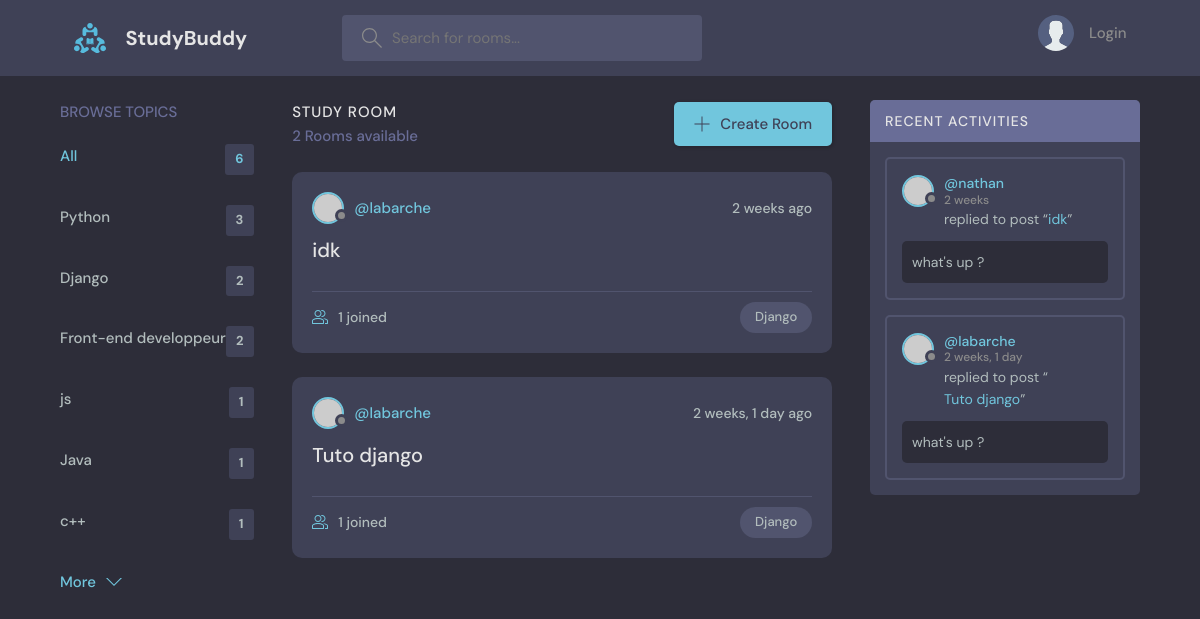
Screenshot of /?q=Django with the database file from the repository.
### base/models.py (models this page shows, shortened)
class Topic(models.Model):
    name = models.CharField(max_length=200)

class Room(models.Model):
    host = models.ForeignKey(User, on_delete=models.SET_NULL, null=True)
    topic = models.ForeignKey(Topic, on_delete=models.SET_NULL, null=True)
    name = models.CharField(max_length=200)
    description = models.TextField(blank=True, null=True)
    participants = models.ManyToManyField(User, related_name='participants', blank=True)
    updated = models.DateTimeField(auto_now=True)
    created = models.DateTimeField(auto_now_add=True)
    class Meta :
        ordering = ['-created', '-updated']
    def __str__(self):
        return self.name

class Message(models.Model):
    user = models.ForeignKey(User, on_delete=models.CASCADE)
    room = models.ForeignKey(Room, on_delete=models.CASCADE)
    body = models.TextField()
    updated = models.DateTimeField(auto_now=True)
    created = models.DateTimeField(auto_now_add=True)
    class Meta :
        ordering = ['-created', '-updated']

### base/views.py (the view)
# urls.py: path("", views.home, name="home"),
def home(request):
    q = request.GET.get("q") if request.GET.get("q") != None else ""
    rooms = Room.objects.filter(
        Q(topic__name__icontains=q) |
        Q(name__icontains=q) |
        Q(description__icontains=q)
    )
    topics = Topic.objects.all()
    room_count = rooms.count()
    room_messages = Message.objects.filter(Q(room__topic__name__icontains=q) | Q(room__description__icontains=q))
    context = {"rooms": rooms, "topics": topics,
               "room_count": room_count, "room_messages": room_messages}
    return render(request, "base/home.html", context)

### base/templates/base/home.html (shortened to what this page needs)
{% extends 'main.html'%}
{%block content%}
    <main class="layout layout--3">
      <div class="container">
        {% include 'base/topics_component.html'%}
        <div class="roomList">
          <div class="roomList__header">
            <div>
              <h2>Study Room</h2>
              <p>{{ room_count }} Rooms available</p>
            </div>
            <a class="btn btn--main" href="{%url 'create-room'%}">
              <svg version="1.1" xmlns="http://www.w3.org/2000/svg" width="32" height="32" viewBox="0 0 32 32">
                <title>add</title>
                <path
                  d="M16.943 0.943h-1.885v14.115h-14.115v1.885h14.115v14.115h1.885v-14.115h14.115v-1.885h-14.115v-14.115z"
                ></path>
              </svg>
              Create Room
            </a>
          </div>
          {% include 'base/feed_component.html'%}
        </div>
        {%include 'base/activity_component.html'%}
      </div>
    </main>
{%endblock%}

### base/templates/base/topics_component.html
<div class="topics">
  <div class="topics__header">
    <h2>Browse Topics</h2>
  </div>
  <ul class="topics__list">
    <li>
      <a href="{%url 'home'%}" class="active">All <span>{{topics.count}}</span></a>
    </li>
    {% for topic in topics %}
    <li>
      <a href="{% url 'home' %}?q={{ topic.name }}">{{topic.name}} <span>{{topic.room_set.all.count}}</span></a>
    </li>
    {% endfor %}
  </ul>
  <a class="btn btn--link" href="topics.html">
    More
    <svg version="1.1" xmlns="http://www.w3.org/2000/svg" width="32" height="32" viewBox="0 0 32 32">
      <title>chevron-down</title>
      <path d="M16 21l-13-13h-3l16 16 16-16h-3l-13 13z"></path>
    </svg>
  </a>
</div>

### base/templates/base/feed_component.html (shortened to what this page needs)
{% for room in rooms %}
  <div class="roomListRoom">
    <div class="roomListRoom__header">
      <a href="{%url 'user-profile' room.host.id %}" class="roomListRoom__author">
        <div class="avatar avatar--small">
          <img src="https://randomuser.me/api/portraits/women/11.jpg" />
        </div>
        <span>@{{room.host.username}}</span>
      </a>
      <div class="roomListRoom__actions">
        <span>{{room.created|timesince}} ago</span>
      </div>
    </div>
    <div class="roomListRoom__content">
      <a href="{% url 'room' room.id %}">{{room.name}}</a>
    </div>
    <div class="roomListRoom__meta">
      <a href="{% url 'room' room.id %}" class="roomListRoom__joined">
        {{room.participants.all.count}} joined
      </a>
      <p class="roomListRoom__topic">{{room.topic.name}}</p>
    </div>
  </div>
{% endfor %}

### base/templates/base/activity_component.html (shortened to what this page needs)
<div class="activities">
  <div class="activities__header">
    <h2>Recent Activities</h2>
  </div>
  {% for message in room_messages %}
  <div class="activities__box">
    <div class="activities__boxHeader roomListRoom__header">
      <a href="{% url 'user-profile' message.user.id %}" class="roomListRoom__author">
        <div class="avatar avatar--small">
          <img src="https://randomuser.me/api/portraits/women/11.jpg" />
        </div>
        <p>
          @{{ message.user }}
          <span>{{ message.created|timesince }}</span>
        </p>
      </a>
    </div>
    <div class="activities__boxContent">
      <p>replied to post “<a href="{%url 'room' message.room.id%}}">{{message.room}}</a>”</p>
      <div class="activities__boxRoomContent">
        {{message.body}}
      </div>
    </div>
  </div>
  {% endfor %}
</div>

### rows the page displays
Topic: name "Python", room_set.all.count "3"
Topic: name "Django", room_set.all.count "2"
Topic: name "Front-end developpeur", room_set.all.count "2"
Topic: name "js", room_set.all.count "1"
Topic: name "Java", room_set.all.count "1"
Topic: name "c++", room_set.all.count "1"
Room: host.username "labarche", created "2 weeks", name "idk", participants.all.count "1", topic.name "Django"
Room: host.username "labarche", created "2 weeks, 1 day", name "Tuto django", participants.all.count "1", topic.name "Django"
Message: user "nathan", created "2 weeks", room "idk", body "what's up ?"
Message: user "labarche", created "2 weeks, 1 day", room "Tuto django", body "what's up ?"

### other values shown
{{ topics.count }} "6"
{{ room_count }} "2"
